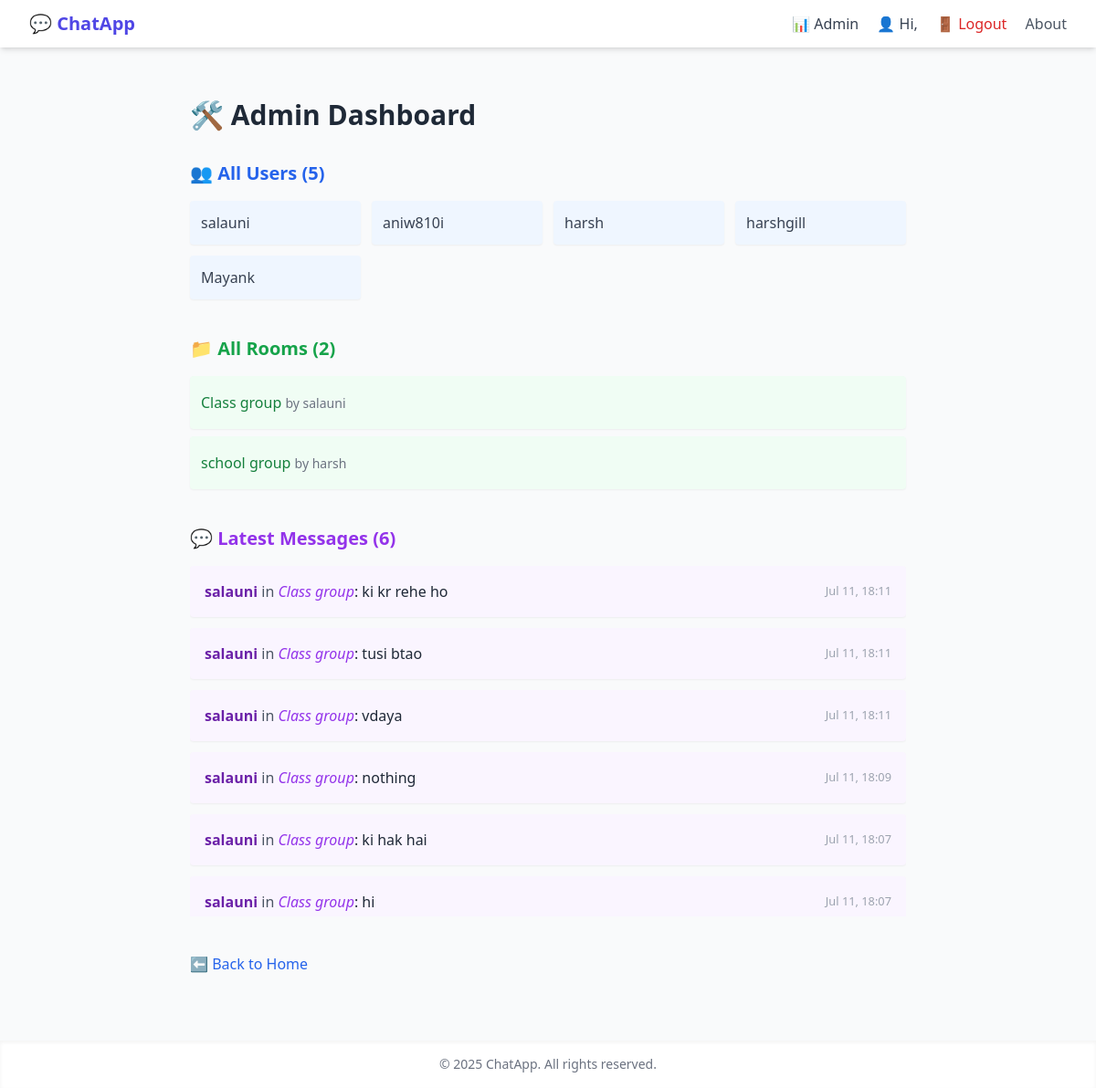
Page /admin-dashboard/ (signed in) on the committed database.
### core/models.py (models this page shows, shortened)
class Room(models.Model):
    name = models.CharField(max_length=255, unique=True)
    slug = models.SlugField(unique=True, blank=True)
    created_by = models.ForeignKey(User, on_delete=models.CASCADE)
    created_at = models.DateTimeField(auto_now_add=True)

class Message(models.Model):
    room = models.ForeignKey(Room, on_delete=models.CASCADE, related_name='messages')
    user = models.ForeignKey(User, on_delete=models.CASCADE)
    content = models.TextField()
    timestamp = models.DateTimeField(auto_now_add=True)

### core/views.py (the view)
# urls.py: path('admin-dashboard/', views.admin_dashboard, name='admin_dashboard'),
@staff_member_required
def admin_dashboard(request):
    users = User.objects.all()
    rooms = Room.objects.all()
    messages = Message.objects.order_by('-timestamp')[:50]
    return render(request, 'admin_dashboard.html', {
        'users': users,
        'rooms': rooms,
        'messages': messages
    })

### templates/admin_dashboard.html (shortened to what this page needs)
{% extends 'base.html' %} {% block content %}
<div class="p-6 max-w-6xl mx-auto">
  <h2 class="text-3xl font-bold text-gray-800 mb-8">🛠️ Admin Dashboard</h2>
  <div class="mb-10">
    <h3 class="text-xl font-semibold text-blue-600 mb-4">👥 All Users ({{ users|length }})</h3>
    <ul class="grid grid-cols-2 md:grid-cols-3 lg:grid-cols-4 gap-3">
      {% for user in users %}
      <li class="bg-blue-50 p-3 rounded shadow-sm text-gray-700">{{ user.username }}</li>
      {% endfor %}
    </ul>
  </div>
  <div class="mb-10">
    <h3 class="text-xl font-semibold text-green-600 mb-4">📁 All Rooms ({{ rooms|length }})</h3>
    <ul class="space-y-2">
      {% for room in rooms %}
      <li class="bg-green-50 p-3 rounded shadow-sm group flex justify-between items-center">
        <div>
          <a href="/?room={{ room.name }}" class="font-medium text-green-700">{{ room.name }}</a>
          <span class="text-sm text-gray-500">by {{ room.created_by.username }}</span>
        </div>
        <form
          action="{% url 'delete_room' room.id %}?next=admin_dashboard"
          method="post"
          onsubmit="return confirm('Are you sure you want to delete this room?');"
          class="inline mt-1 mr-2"
        >
        </form>
      </li>
      {% endfor %}
    </ul>
  </div>
  <div>
    <h3 class="text-xl font-semibold text-purple-600 mb-4">💬 Latest Messages ({{ messages|length }})</h3>
    <ul class="space-y-3 max-h-96 overflow-y-scroll">
      {% for msg in messages %}
      <li class="bg-purple-50 p-4 rounded shadow-sm">
        <div class="flex justify-between items-center">
          <div>
            <strong class="text-purple-800">{{ msg.user.username }}</strong>
            <span class="text-gray-600">in</span>
            <a href="/?room={{ msg.room.name }}"><em class="text-purple-600">{{ msg.room.name }}</em></a
            >:
            <span class="text-gray-800">{{ msg.content }}</span>
          </div>
          <small class="text-gray-400">{{ msg.timestamp|date:"M d, H:i" }}</small>
        </div>
      </li>
      {% endfor %}
    </ul>
  </div>
  <div class="mt-10">
    <a href="{% url 'home' %}" class="text-blue-600 hover:underline">⬅ Back to Home</a>
  </div>
</div>
{% endblock %}

### templates/base.html (shortened to what this page needs)
{% load static %}
<!DOCTYPE html>
<html lang="en">
  <head>
    <script src="https://cdn.tailwindcss.com"></script>
  </head>
  <body class="bg-gray-50 text-gray-800 min-h-screen flex flex-col">
    <nav class="bg-white shadow-md">
      <div class="max-w-7xl mx-auto px-4 sm:px-6 lg:px-8 py-3 flex justify-between items-center">
        <div class="text-xl font-semibold text-indigo-600">
          <a href="{% url 'home' %}">💬 ChatApp</a>
        </div>
        <div class="space-x-4 text-sm sm:text-base">
          {% if user.is_staff %}
          <a href="{% url 'admin_dashboard' %}" class="text-gray-700 hover:text-indigo-600">📊 Admin</a>
          {% endif %}
          {% if user.is_authenticated %}
          <a href="{% url 'profile' %}" class="text-gray-700 hover:text-indigo-600">👤 Hi, {{ user.first_name }}</a>
          <a href="{% url 'logout' %}" class="text-red-600 hover:text-red-800">🚪 Logout</a>
          <a href="{% url 'about' %}" class="text-gray-600 hover:text-indigo-600 font-medium">About</a>
          {% else %}
          <a href="{% url 'login' %}" class="text-indigo-600 hover:text-indigo-800">🔑 Login</a>
          <a href="{% url 'signup' %}" class="text-indigo-600 hover:text-indigo-800">👤 Signup</a>
          {% endif %}
        </div>
      </div>
    </nav>
    <main class="flex-grow">
      <div class="max-w-4xl mx-auto py-8 px-4 sm:px-6 lg:px-8">
        {% block content %}{% endblock %}
      </div>
    </main>
    <footer class="bg-white text-center text-sm py-4 text-gray-500 shadow-inner">
      © {{ year|default:2025 }} ChatApp. All rights reserved.
    </footer>
  </body>
</html>

### rows in the picture
Room: name "Class group", created_by.username "salauni"
Room: name "school group", created_by.username "harsh"
Message: user.username "salauni", room.name "Class group", content "ki kr rehe ho", timestamp "Jul 11, 18:11"
Message: user.username "salauni", room.name "Class group", content "tusi btao", timestamp "Jul 11, 18:11"
Message: user.username "salauni", room.name "Class group", content "vdaya", timestamp "Jul 11, 18:11"
Message: user.username "salauni", room.name "Class group", content "nothing", timestamp "Jul 11, 18:09"
Message: user.username "salauni", room.name "Class group", content "ki hak hai", timestamp "Jul 11, 18:07"
Message: user.username "salauni", room.name "Class group", content "hi", timestamp "Jul 11, 18:07"

### other values in the picture
{{ users|length }} "5"
{{ user.username }} "salauni"
{{ user.username }} "aniw810i"
{{ user.username }} "harsh"
{{ user.username }} "harshgill"
{{ user.username }} "Mayank"
{{ rooms|length }} "2"
{{ messages|length }} "6"
{{ year|default:2025 }} "2025"
